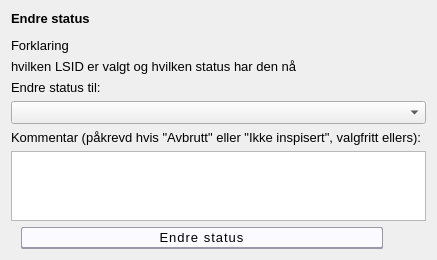
<?xml version="1.0" encoding="UTF-8"?>
<ui version="4.0">
 <class>Dialog</class>
 <widget class="QDialog" name="Dialog">
  <property name="geometry">
   <rect>
    <x>0</x>
    <y>0</y>
    <width>437</width>
    <height>252</height>
   </rect>
  </property>
  <property name="windowTitle">
   <string>Dialog</string>
  </property>
  <property name="styleSheet">
   <string notr="true">QWidget{
	margin: 0;
	font-size: 10.1pt;
}
QComboBox{
 	padding: 2px 6px;
}
QPushButton{
  text-align: center;
  display: inline-block;
  padding: 2px 0;
  border: 1px solid #99a;
  border-bottom: 2px solid #99a;
  letter-spacing: 1px;
  overflow:hidden;
  margin: 0 10px;
  background-color: #fafaff;
  border-radius: 2px;
}
QPushButton:hover {
    background-color: #446;
    color: white;
	border: 1px solid #fff;
}
QPushButton::disabled {
    background-color: #ccc;
    color: #777;
	border: 1px solid #999;
}
</string>
  </property>
  <layout class="QFormLayout" name="formLayout">
   <item row="4" column="0" colspan="2">
    <widget class="QLabel" name="label_3">
     <property name="text">
      <string>&lt;html&gt;&lt;head/&gt;&lt;body&gt;&lt;p&gt;Kommentar (påkrevd hvis &amp;quot;Avbrutt&amp;quot; eller &amp;quot;Ikke inspisert&amp;quot;, valgfritt ellers):&lt;/p&gt;&lt;/body&gt;&lt;/html&gt;</string>
     </property>
    </widget>
   </item>
   <item row="0" column="0" colspan="2">
    <widget class="QLabel" name="label_6">
     <property name="text">
      <string>&lt;html&gt;&lt;head/&gt;&lt;body&gt;&lt;p&gt;&lt;span style=&quot; font-weight:600;&quot;&gt;Endre status&lt;/span&gt;&lt;/p&gt;&lt;p&gt;Forklaring&lt;/p&gt;&lt;/body&gt;&lt;/html&gt;</string>
     </property>
    </widget>
   </item>
   <item row="5" column="0" colspan="2">
    <widget class="QPlainTextEdit" name="textComment"/>
   </item>
   <item row="3" column="0" colspan="2">
    <widget class="QComboBox" name="cmbSelectStatus"/>
   </item>
   <item row="2" column="0" colspan="2">
    <widget class="QLabel" name="label_2">
     <property name="text">
      <string>&lt;html&gt;&lt;head/&gt;&lt;body&gt;&lt;p&gt;Endre status til:&lt;/p&gt;&lt;/body&gt;&lt;/html&gt;</string>
     </property>
    </widget>
   </item>
   <item row="1" column="0">
    <widget class="QLabel" name="labelLSID">
     <property name="text">
      <string>hvilken LSID er valgt og hvilken status har den nå</string>
     </property>
    </widget>
   </item>
   <item row="6" column="0" colspan="2">
    <widget class="QPushButton" name="btnSubmit">
     <property name="maximumSize">
      <size>
       <width>382</width>
       <height>16777215</height>
      </size>
     </property>
     <property name="text">
      <string>Endre status</string>
     </property>
    </widget>
   </item>
  </layout>
 </widget>
 <resources/>
 <connections/>
</ui>
